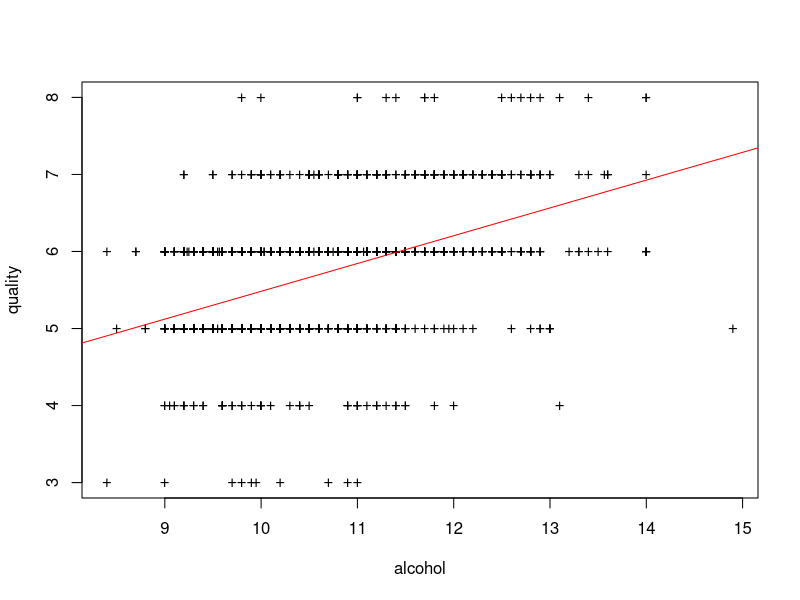
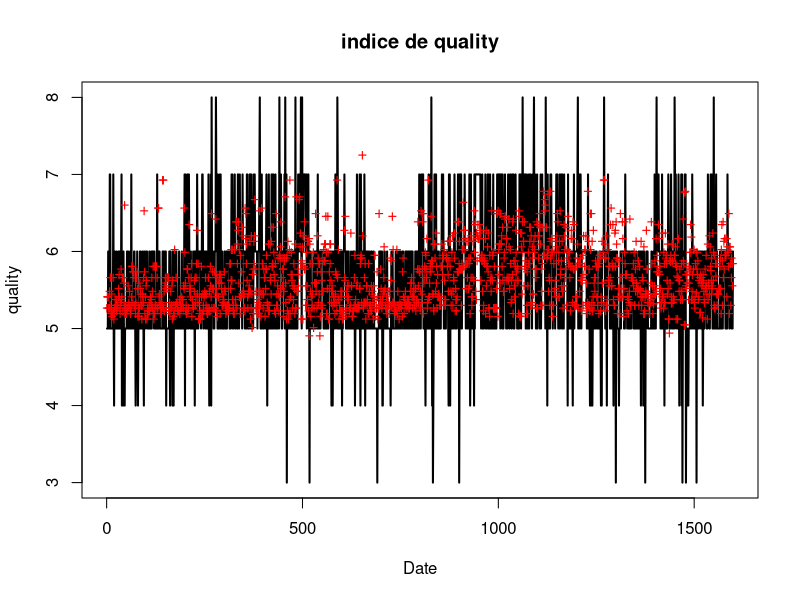
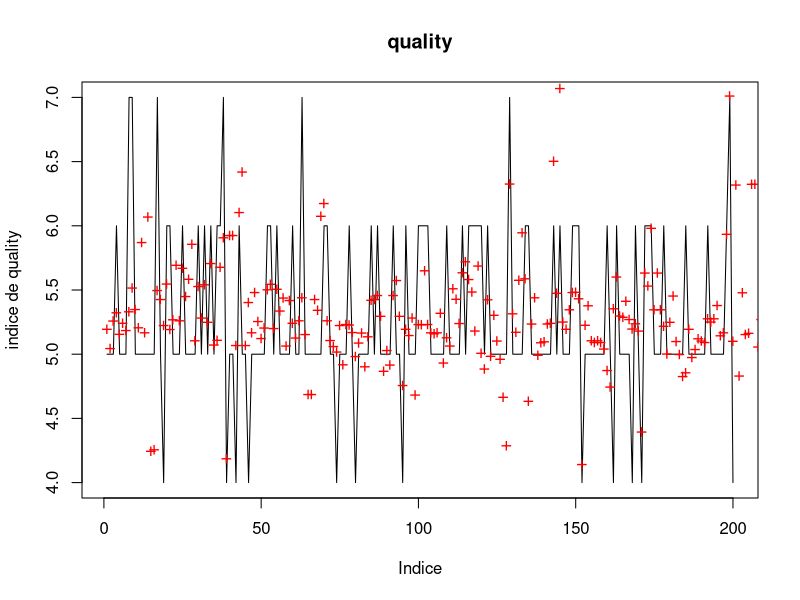

Recreate these plots in R, in order. (Note: a time limit stopped this script after it produced the figures.)
# Script TP4 HPC-BigData - Examen Pratique
# Author : KAMAL HAMMI


# 1 - Chargement librairies et donnees

data=read.table(file="DataTP4.txt",header=TRUE)

names(data)
summary(data)
dim(data)

data$color = as.factor(data$color)


# 2 - Etude preliminaire et regression simple

lm.out1=lm(quality~alcohol,data=data)
summary(lm.out1)
# -> les p_values des 2 parametres sont tres faibles (< alpha = 0.05) donc l'hypothèse H0 (coef_Beta_corresp = 0) est rejeté et les 2 parametres du modele sont jugés significativement differents de 0
# -> la regression simple n'explique que 22% de la variance totale du predictand
# en considerant d'autres predicteurs, le modele statistique peut certainement etre ameliore

x11()
plot(data$alcohol,data$quality,xlab="alcohol",ylab="quality",pch='+')
abline(lm.out1,col="red")

x11()
plot(data$quality,type ="l",lwd=2,main="indice de quality",xlab="Date",ylab="quality")
points(fitted(lm.out1),col="red",pch="+")
legend(0,268,lty=1,col=c("black"),legend=c("quality"),bty="n")
legend(0,256,pch="+",col=c("red"),legend=c("       ASsimple"),bty="n") 

# -> le modele arrive à predire les valeurs proches de la moyenne de predictand quality mais est incapable d'atteindre les valeurs extremes
# la variabilité du predictand est mal reproduite, il faut enrichir la regression pour atteindre une variabilite du modele plus forte


# 3 - Modeles sans interaction

lm.out2=lm(quality~facid + vacid + cacid + sugar+  chlorides+ fsulf +tsulf+ density +pH +sulphates +alcohol +color,data)
summary(lm.out2)
# -> l'analyse des tests de Student montre que l'influence de sugar n'est pas significative, puisque sa p_value > alpha = 0.05.

# -> la p_value du parametre colorW qui est la moyenne des differences entre la modalité de color W par rapport à la modalité de reference color R est tres faible, ce que signifie que ce parametre est different de 0, d'ou les deux modalites de color ont des effets differents.

# le % de variance expliquée passe à 38%

# l'analyse des tests de Student nous permet de conserver les predicteurs : vacid, chlorides, fsulf, tsulf, sulphates, alcohol, et color.


# Selection automatique des predicteurs

library(MASS)

lm.outAIC=stepAIC(lm.out2)
summary(lm.outAIC)
formula(lm.outAIC)
# la sélection automatique descendante utilisant le critere AIC conserve les predicteurs  cités avant, mais en plus il conserve le pH, mais cà n'a rien changé en terme de R^2, puisque il reste à 38% d'explication.  


# 4 Modeles avec interactions :
    
lm.outint=lm(quality~.*.,data)
summary(lm.outint)

lm.outAICint=stepAIC(lm.outint)
summary(lm.outAICint)
formula(lm.outAICint)

lm.outBICint=stepAIC(lm.outint,k=log(nrow(data)))
summary(lm.outBICint)
formula(lm.outBICint)
   
dim(lm.outAICint)
dim(lm.outBICint)
# les dimensions respectifs des deux modeles lm.outAICint et lm.outBICint sont :  45 et 22. Les deux modeles ont des grandes dimensions. mais il semble que la regression BIC est meilleure puisque il a la dimension la plus petite.

lm.outINT=stepAIC(lm.outint,k=10)
summary(lm.outINT)
formula(lm.outINT)


# 5 Visualisation des prévisions : 

x11()
plot(data$quality[1:200],type ="l",main="quality",xlab="Indice",ylab="indice de quality")
points(fitted(lm.outAICint),col="red",pch="+",cex=1.2)

# On voit que le modele lm.outAICint en rouge arrive à atteindre des valeurs extremes de predictand quality plus que la regression simple vue precedement.


# 6 Evaluation des modeles :

# Calcul des scores :

# fonction calculant le biais et le RMSE
score=function(obs,prev) {
rmse=sqrt(mean((prev-obs)**2))
biais=mean(prev-obs)
print("Biais  RMSE") 
return(round(c(biais,rmse),3))
}

nappr=ceiling(0.8*nrow(data))
ii=sample(1:nrow(data),nappr)
jj=setdiff(1:nrow(data),ii)
datatest=data[jj,]
datapp=data[ii,]

lm.outAIC=lm(formula(lm.outAIC),datapp)
lm.outAICint=lm(formula(lm.outAICint),datapp)
lm.outBICint=lm(formula(lm.outBICint),datapp)

score(datapp$quality,fitted(lm.outAIC)) 
score(datapp$quality,fitted(lm.outAICint))
score(datapp$quality,fitted(lm.outBICint))

# le biais est nul par construction.
# modele :  lm.outAIC       lm.outAICint       lm.outBICint 
# RMSE   :  0.63            0.587              0.605
# le modele lm.outAICint a le RMSe le plus petit, il est le plus performant sur les datapp

score(datatest$quality,predict(lm.outAIC,datatest))
score(datatest$quality,predict(lm.outAICint,datatest))
score(datatest$quality,predict(lm.outBICint,datatest))

# modele :  lm.outAIC       lm.outAICint       lm.outBICint 
# Biais  :  -0.019          0.002              -0.015
# RMSE   :  0.658           0.640              0.636
# Sur le fichier test, les biais se degradent mais aussi les RMSE qui augmente pour tous les modeles. 

# fichier CV.R

library(MASS)

data=read.table(file="DataTP4.txt",header=TRUE)

RMSE=function(obs,pr){
return(sqrt(mean((pr-obs)^2)))}

# Choix automatique de predicteurs a partir du modele complet sans puis avec interactions
lm.outAIC=stepAIC(lm(quality~.,data),trace=0)
lm.outBICint=stepAIC(lm(quality~.*.,data),trace=0)
lm.outBICint=stepAIC(lm(quality~.*.,data),k=log(nrow(data)),trace=0)


k=100

tab=matrix(nrow=k,ncol=8)

for (i in 1:k) {

nappr=ceiling(0.8*nrow(data))
ii=sample(1:nrow(data),nappr)
jj=setdiff(1:nrow(data),ii)
datatest=data[jj,]
datapp=data[ii,]

# Estimation des modeles
lm.outAIC=lm(formula(lm.outAIC),datapp)
lm.outAICint=lm(formula(lm.outAICint),datapp)
lm.outBICint=lm(formula(lm.outBICint),datapp)
regsurap=lm(quality~.*.*.,datapp) # modele volontairement sur-apprenti (interactions d'ordre 3), sans selection automatique des predicteurs

# Scores sur apprentissage
tab[i,1]=RMSE(datapp$quality,predict(lm.outAIC))
tab[i,2]=RMSE(datapp$quality,predict(lm.outAICint))
tab[i,3]=RMSE(datapp$quality,predict(lm.outBICint))
tab[i,4]=RMSE(datapp$quality,predict(regsurap))

# Scores sur test
tab[i,5]=RMSE(datatest$quality,predict(lm.outAIC,datatest))
tab[i,6]=RMSE(datatest$quality,predict(lm.outAICint,datatest))
tab[i,7]=RMSE(datatest$quality,predict(lm.outBICint,datatest))
tab[i,8]=RMSE(datatest$quality,predict(regsurap,datatest))

}

x11()
boxplot(tab,col=c(rep("blue",4),rep("red",4)),xlab="bleu=apprentissage - rouge=test",
names=c("ASaic","ASaicint","ASbicint","AScomplexe","ASaic","ASaicint","ASbicint","AScomplexe"),main="Modele lineaire gaussien - Score RMSE")

# Sur le graphe genere, le modele complexe avec interactions est clairement sur-apprenti car il a la plus grand valeur de RMSE sur test, 
# les modeles aic, aicint et bicint sont robustes,
# le modele à proposer reste entre aicint ou bicint qui ont pratiquement le meme biais sur fichier apprentissage, mais bicint etant significativement le meilleur sur test car il a la RMSE la plus petite. c'est le modele a proposer au final.
#
